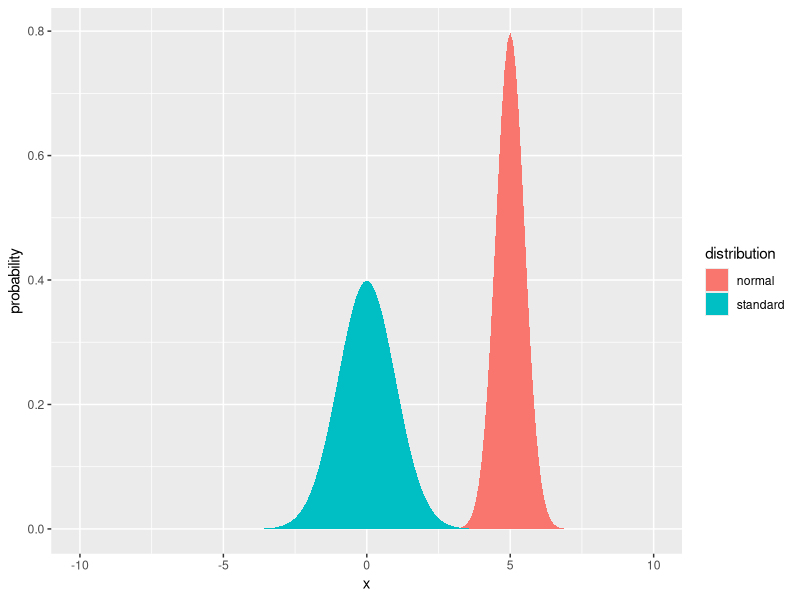
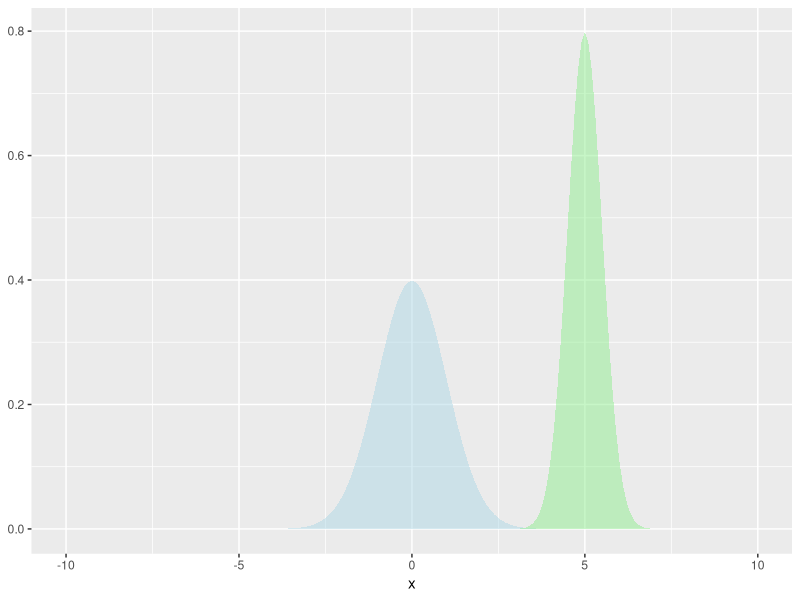
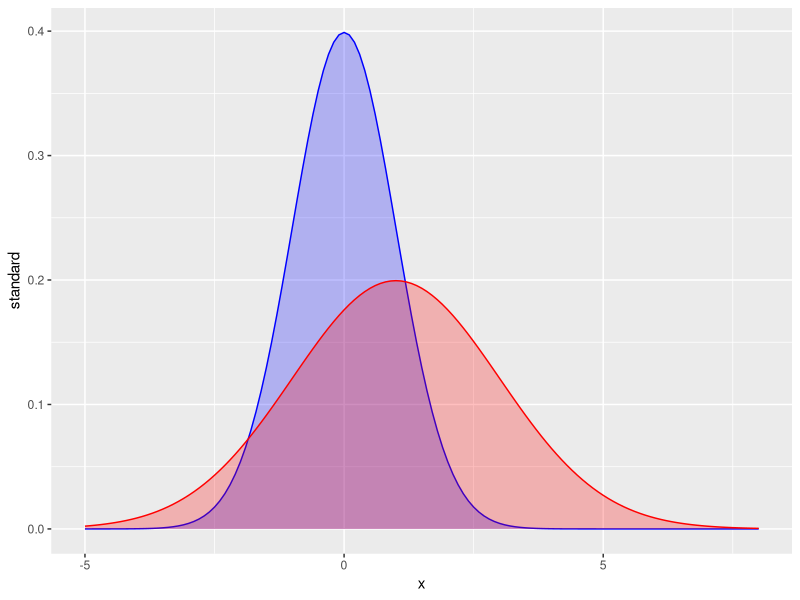

Write the R code that produced these figures, in order.
#  Normal Comparison
# Initial: 31 October 2018
# Revision: 31 October 2018
# Ray Nelson

# Libraries
library(tidyverse)

# Range of values
x <- seq(-10, 10, 0.1)

# Standard normal
standard <- dnorm(x, mean = 0, sd = 1)

# Normal distribution
normal <- dnorm(x, mean = 5, sd = 0.5)

data.frame(x, standard, normal) %>%
  gather(standard, normal, key = "distribution", value = "probability") %>% 
  ggplot(aes(x = x, y = probability, fill = distribution)) +
    geom_ribbon(aes(ymin = 0, ymax = probability))

data.frame(x, standard, normal) %>% 
  ggplot(aes(x = x)) +
    geom_ribbon(aes(ymin = 0, ymax = standard), fill = "lightblue", alpha = 0.5) +
    geom_ribbon(aes(ymin = 0, ymax = normal), fill = "lightgreen", alpha = 0.5)


# Compare function -------------------------------------------------------------
compare <- function(mu, sigma, minimum, maximum){
  # Create the pdfs
  x <- seq(minimum, maximum, 0.1)
  standard <- dnorm(x, mean = 0, sd = 1)
  normal <- dnorm(x, mean = mu, sd = sigma)
  
  # Plot the pdfs
  data.frame(x, standard, normal) %>% 
    ggplot(aes(x = x)) +
    geom_ribbon(aes(ymin = 0, ymax = standard), fill = "blue", alpha = 0.25) +
    geom_line(aes(y = standard), color = "blue") +
    geom_ribbon(aes(ymin = 0, ymax = normal), fill = "red", alpha = 0.25) +
    geom_line(aes(y = normal), color = "red")
}

compare(mu = 1, sigma = 2, minimum = -5, maximum = 8)
